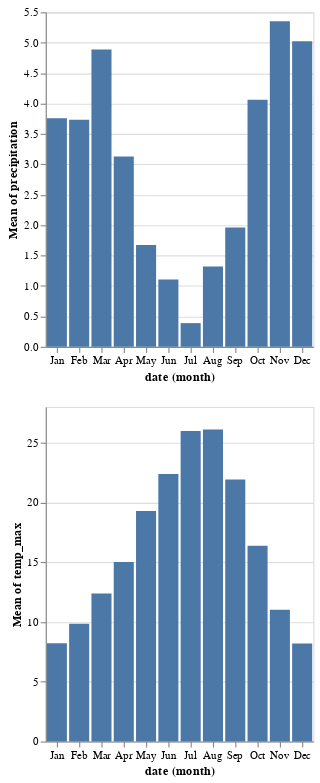

Notebook code for this chart:
### Markdown cell above
## Vertical concatenation

### Code cell
precip = alt.Chart(weather).mark_bar().encode(
    x = alt.X('date:O', timeUnit='month'),
    y = 'mean(precipitation):Q'
)

temp = alt.Chart(weather).mark_bar().encode(
    x = alt.X('date:O', timeUnit='month'),
    y = 'mean(temp_max):Q'
)

precip & temp

### Figure 1 — Vega-Lite specification as saved in the notebook (floating-point values rounded to 4 significant figures; data arrays with more than 128 entries replaced by an {"elided": "..."} marker saying what was removed)
{"config": {"view": {"continuousWidth": 300, "continuousHeight": 300}}, "vconcat": [{"mark": {"type": "bar"}, "encoding": {"x": {"field": "date", "timeUnit": "month", "type": "ordinal"}, "y": {"aggregate": "mean", "field": "precipitation", "type": "quantitative"}}}, {"mark": {"type": "bar"}, "encoding": {"x": {"field": "date", "timeUnit": "month", "type": "ordinal"}, "y": {"aggregate": "mean", "field": "temp_max", "type": "quantitative"}}}], "data": {"name": "data-13ba8891ffc1c036fb4d1d254fdfb737"}, "$schema": "https://vega.github.io/schema/vega-lite/v5.8.0.json", "datasets": {"data-13ba8891ffc1c036fb4d1d254fdfb737": {"elided": "1461 records"}}}
